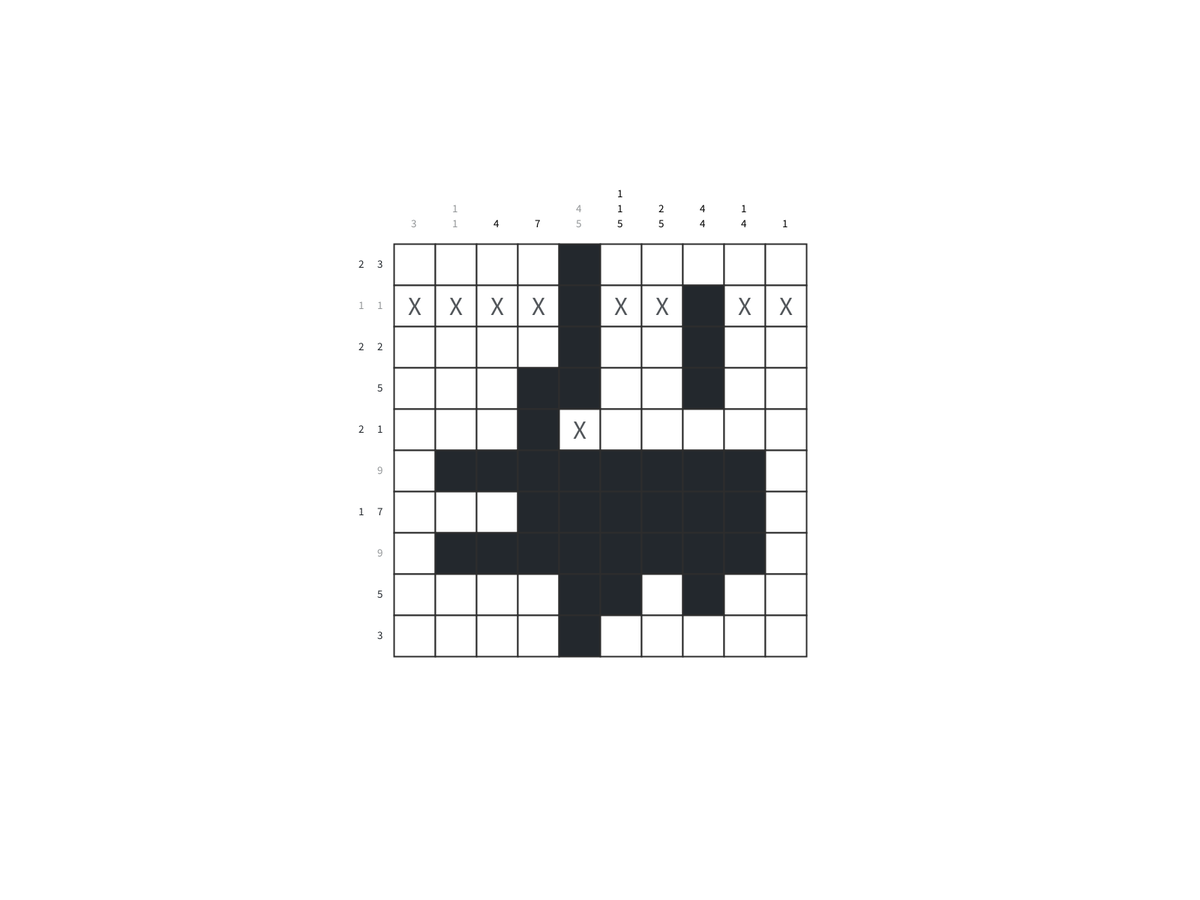
Frame 1 (no input)
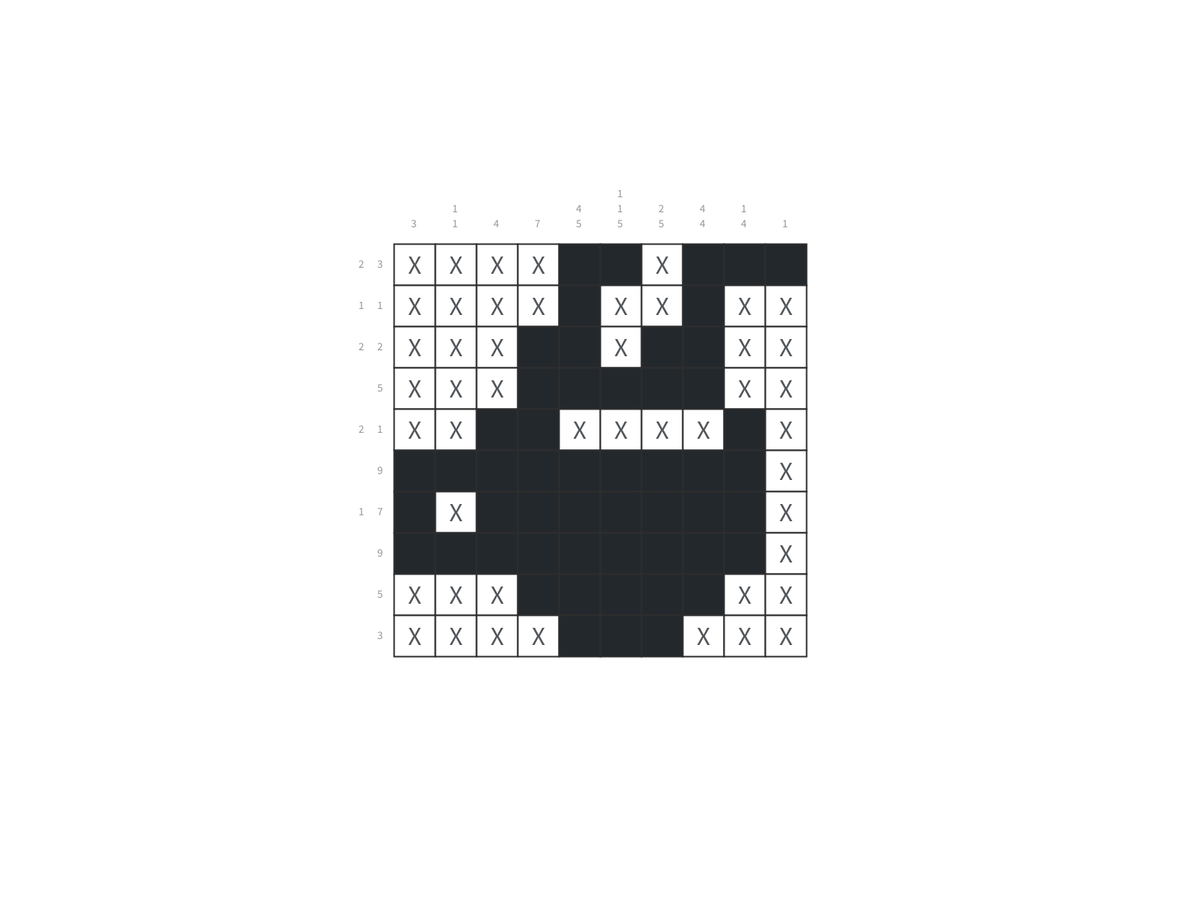
Frame 60 (the mouse pressed at the canvas centre just before this capture)
Frame 120 (the mouse held since frame 60 and released just before this capture): identical to frame 60, image omitted

The Processing sketch that drew these frames (run headless with seeded random() and noise(); from frame 60 on, the mouse is pressed at the canvas centre):

// Processing sketch: NonoAI
// ── NonoAI.pde
int gridSize = 10;
int cellSize = 550/gridSize;
color black = color(35,40,45);
boolean completed = false;
boolean isComplete[];
Matrix grid;

void setup() {
  fullScreen();
  textAlign(CENTER,CENTER);
  frameRate(400);
  gridSize = values.length/2;
  cellSize = 550/gridSize;
  grid = new Matrix();
  isComplete = new boolean[2*gridSize];
  F1();
  //F2();
}

void draw() {
  background(255);
  grid.show();
  AI();
  displayNumbers();
  completed = isFinished();
}

void displayNumbers() {
  float x = grid.cell[0][0].x + cellSize/2;
  float y = grid.cell[0][0].y - cellSize/2;
  fill(black);
  textSize(15);
  for(int i=0;i<values.length/2;i++) {
    for(int j=values[i].length-1;j>=0;j--) {
      if(isComplete[i]) fill(black,125);
      else fill(0);
      text(values[i][j],x,y);
      y -= 20;
    }
    y = grid.cell[0][0].y - cellSize/2;
    x += cellSize;
  }
  x = grid.cell[0][0].x - cellSize/3;
  y = grid.cell[0][0].y + cellSize/2;
  for(int i=values.length/2;i<values.length;i++) {
    for(int j=values[i].length-1;j>=0;j--) {
      if(isComplete[i]) fill(black,125);
      else fill(black);
      text(values[i][j],x,y);
      x -= 25;
    }
    x = grid.cell[0][0].x - cellSize/3;
    y += cellSize;
  }
}

boolean isFinished() {
  for(int i=0; i<isComplete.length; i++) {
    if(!isComplete[i]) {
      return false;
    }
  }
  return true;
}

// ── AI.pde
void AI() {
  if(!completed) {
    println("F1", frameCount);
    F1();
    println("F2", frameCount);
    F2();
    println("F3", frameCount);
    F3();
    println("F4", frameCount);
    F4();
  }
}

void function4(int index) {
  int count[] = count(index);
  println(index, count[0],findActualSum(index)-count[1]);
  if(count[0] == findActualSum(index)-count[1] && !isComplete[index]) {
    for(int i=0; i<gridSize; i++) {
      if(index < gridSize && grid.cell[i][index].state == 0)  
        grid.setState(i, index, 1);
      else if (index > gridSize && grid.cell[index%gridSize][i].state == 0)  
        grid.setState(index%gridSize, i, 1);
    }
  }
}

void function3(int index, int limits[]) {
  //printLimits(index, limits);
  int lLimit = limits[0];
  int uLimit = gridSize - limits[1];
  int lReduce = limits[2];
  int rReduce = limits[3];
  int lValue = 0;
  int rValue = 0;
  if(values[index].length > lReduce)
    lValue = values[index][lReduce]+lLimit;
  if(values[index].length - rReduce > 0)  
    rValue = values[index][values[index].length-(rReduce+1)]+uLimit;
  if(index < gridSize && !isComplete[index]) {
    for(int i=lLimit; i<(gridSize+1)/2; i++) {
      if(grid.cell[i][index].state == -1 && lValue > i) {
        for(int j=lLimit; j<i; j++) {
          grid.setState(j, index, -1);
        }
      }
    }
    for(int i=(gridSize-1)-uLimit; i>=(gridSize+1)/2; i--) {
      if(grid.cell[i][index].state == -1 && rValue > gridSize-i) {
        for(int j=(gridSize-1)-uLimit; j>i; j--) {
          grid.setState(j, index, -1);
        }
      }
    }
  } else {
    index = index%gridSize;
    for(int i=lLimit; i<(gridSize+1)/2; i++) {
      if(grid.cell[index][i].state == -1 && lValue > i) {
        for(int j=lLimit; j<i; j++) {
          grid.setState(index, j, -1);
        }
      }
    }
    for(int i=(gridSize-1)-uLimit; i>=(gridSize+1)/2; i--) {
      if(grid.cell[index][i].state == -1 && rValue > gridSize-i) {
        for(int j=(gridSize-1)-uLimit; j>i; j--) {
          grid.setState(index, j, -1);
        }
      }
    }
  }
}

void function2(int index, int limits[]) {
  printLimits(index, limits);
  int lLimit = limits[0];
  int uLimit = limits[1];
  int lReduce = limits[2];
  int rReduce = limits[3];
  int lValue = 0;
  int rValue = 0;
  if(values[index].length > lReduce && !isComplete[index])
    lValue = values[index][lReduce]+lLimit;
  if(values[index].length - rReduce > 0 && !isComplete[index])  
    rValue = values[index][values[index].length-(rReduce+1)] + (gridSize-uLimit);
  for(int i=lLimit; i<(gridSize+1)/2; i++) {
    if(index < gridSize && grid.cell[i][index].state == 1 && lValue > i+1) {
      for(int j=i+1; j<lValue; j++) {
        grid.setState(j, index, 1);
      }
      check();
      if(i == lLimit && grid.cell[i][index].state == 1 && !isComplete[index])
        grid.setState(lValue, index, -1);
    } else if(index >= gridSize && grid.cell[index%gridSize][i].state == 1 && lValue > i+1) {
      for (int j=i+1; j<lValue; j++) {
        grid.setState(index%gridSize, j, 1);
      }
      check();
      if(i == lLimit && grid.cell[index%gridSize][i].state == 1 && !isComplete[index]) 
        grid.setState(index%gridSize, lValue, -1);
    }
  }
  for(int i=(gridSize-1)-uLimit; i>(gridSize+1)/2; i--) {
    if(values[index].length - rReduce > 0) {
      if(index < gridSize && grid.cell[i][index].state == 1 && rValue > (gridSize-1)-i) {
        for(int j=i; j>gridSize-rValue; j--) {
          grid.setState(j,index,1);
        }
        check();
        if(i == (gridSize-1)-uLimit && grid.cell[i][index].state == 1 && !isComplete[index]) 
          grid.setState((gridSize-1)-rValue, index, -1);
      } else if(index >= gridSize && grid.cell[index%gridSize][i].state == 1 && rValue > (gridSize-1)-i) {
        for(int j=i; j>gridSize-rValue; j--) {
          grid.setState(index%gridSize, j, 1);
        }
        check();
        if(i == (gridSize-1)-uLimit && grid.cell[index%gridSize][i].state == 1 && !isComplete[index])
          grid.setState(index%gridSize, (gridSize-1)-rValue, -1);
      }
    }
  }
}

void function1(int index, int limits[]) {
  printLimits(index,limits);
  int lLimit = limits[0];
  int uLimit = limits[1];
  //if(uLimit == gridSize-1) uLimit--;
  int lReduce = limits[2];
  int rReduce = limits[3];
  int sum = limits[4];
  int size = uLimit - lLimit; 
  for (int i=lReduce; i<values[index].length-rReduce; i++) {
    int value = values[index][i];
    int bound = size-(sum-value);
    if (bound < value*2 && !isComplete[index]) {
      int padding = bound - value;
      int startPosition = lLimit;
      for (int j=lReduce; j<i; j++) {
        startPosition += values[index][j];
      }
      startPosition += padding + i-(lReduce+rReduce);
      int cellCount = bound - 2*padding;
      if (index<gridSize) {
        for (int k=startPosition; k<startPosition+cellCount; k++) {
          grid.setState(k, index, 1);
        }
        checkComplete(index, findActualSum(index));
      } else {
        for (int k=startPosition; k<startPosition+cellCount; k++) {
          grid.setState(index%gridSize, k, 1);
        }
        checkComplete(index, findActualSum(index));
      }
    }
  }
}

// ── Limits.pde
int[] getLimits(int index) {
  int state = 0;
  int sum = 0;
  int actualSum = 0;
  int lLimit = 0;
  int uLimit = gridSize;
  int leftReduceValue = 0;
  int rightReduceValue = 0;
  boolean reduceValue = false;
  for(int i=0; i<gridSize-1; i++) {
    if(index<gridSize)  
      state = grid.cell[i][index].state;
    else 
      state = grid.cell[index%gridSize][i].state;
    if(state == 1) {
      reduceValue = true;
    } else if(state == -1) {
      if(reduceValue) {
        leftReduceValue++;
        reduceValue = false;
      }
      lLimit = i+1;
    } else {
      reduceValue = false;
      break;
    }
  }
  for(int i=gridSize-1; i>0; i--) {
    if(index<gridSize)  
      state = grid.cell[i][index].state;
    else 
      state = grid.cell[index%gridSize][i].state;
    if(state == 1) {
      reduceValue = true;
    } else if(state == -1) {
      if(reduceValue) {
        rightReduceValue++;
        reduceValue = false;
      }
      uLimit = i;
    } else {
      reduceValue = false;
      break;
    }
  }
  sum = findSum(index, leftReduceValue, rightReduceValue, false);
  actualSum = findSum(index, leftReduceValue, rightReduceValue, true);
  int returnValue[] = {lLimit, uLimit, leftReduceValue, rightReduceValue, sum, actualSum};
  return returnValue;
}

// ── Matrix.pde
class Matrix {
  int startLocationX = width/2 - (cellSize*gridSize)/2;
  int startLocationY = height/2 - (cellSize*gridSize)/2;
  float x = startLocationX;
  float y = startLocationY;
  Cell cell[][];
  
  Matrix() {
    cell = new Cell[gridSize][gridSize];
    for(int i=0;i<cell.length;i++) {
      for(int j=0;j<cell[i].length;j++) {
        cell[i][j] = new Cell(x,y);
        x+=cellSize;
      }
      x = startLocationX;
      y+=cellSize;
    }
  }
  
  void setState(int i, int j, int state) {
    cell[i][j].state = state;
  }
  
  void show() {
    for(Cell[] r: cell) {
      for(Cell c: r) {
        c.show();
      }
    }
  }
}

class Cell {
  float x,y,s;
  int state = 0;
  
  Cell(float _x, float _y) {
    x = _x;
    y = _y;
    s = cellSize;
  }
  
  void show() {
    stroke(45);
    strokeWeight(2);
    if(state == -1) {
      fill(255);
      rect(x,y,s,s);
      fill(black,200);
      textSize(700/values.length);
      text("X",x+s/2,y+s/2);
    } else if(state == 1) {
      fill(black);
      rect(x,y,s,s);
    } else {
      fill(255);
      rect(x,y,s,s);
    }
  }
}

// ── Tools.pde
int findSum(int index,int lReduce, int rReduce, boolean actual) {
  int temp = 0;
  for(int i=lReduce; i<values[index].length-rReduce; i++) {
    temp += values[index][i];
  }
  if(actual)
    return temp;
  else
    return temp+values[index].length-(lReduce+rReduce)-1;
}

int findActualSum(int index) {
  int temp = 0;
  for(int i=0; i<values[index].length; i++) {
    temp += values[index][i];
  }
  return temp;
}

void checkComplete(int index, int sum) {
  if(count(index)[1] == sum) {
    for(int i=0; i<gridSize; i++) {
      if(index < gridSize && grid.cell[i][index].state == 0) grid.setState(i, index, -1);
      else if(index > gridSize && grid.cell[index%gridSize][i].state == 0) grid.setState(index%gridSize,i,-1);
    }
    isComplete[index] = true;
  }
}

int[] count(int index) {
  int count0 = 0;
  int count1 = 0;
  for(int i=0; i<gridSize; i++) {
    if(index < gridSize) {
      if(grid.cell[i][index].state == 0) count0++;
      else if(grid.cell[i][index].state == 1) count1++;
    } else {
      if(grid.cell[index%gridSize][i].state == 0) count0++;
      else if(grid.cell[index%gridSize][i].state == 1) count1++;
    }
  }
  int count[] = {count0, count1};
  return count;
}

void printLimits(int index, int limits[]) {
  print(index+" ");
  for(int i=0;i<limits.length;i++) {
    print(limits[i]+" ");
  }
  println();
}

void check() {
  for(int i=0; i<isComplete.length; i++) {
    checkComplete(i, findActualSum(i));
  }
}

void F1() {
  for (int index=0; index<2*gridSize; index++) {
    if(!isComplete[index]) {
      function1(index, getLimits(index));
      checkComplete(index,findActualSum(index));
    }
  }
}

void F2() {
  for (int index=0; index<2*gridSize; index++) {
    if(!isComplete[index]) {
      function2(index, getLimits(index));
      checkComplete(index,findActualSum(index));
    }
  }
}

void F3() {
  for (int index=0; index<2*gridSize; index++) {    
    if(!isComplete[index]) {
      function3(index, getLimits(index));
      checkComplete(index,findActualSum(index));
    }
  }
}

void F4() {
  for (int index=0; index<2*gridSize; index++) {    
    if(!isComplete[index]) {
      function4(index);
      checkComplete(index,findActualSum(index));
    }
  }
}

// ── zInput.pde
//int values[][] = { 
//   {10},{1,1,3},{2},{1,1,2},{2,1,1,1},{2,1,1,1},{1,1,2},{2},{1,3},{4,3},
//   {3,3},{1,6,1},{1,2,1},{1,1,1,1},{2},{1,2},{1},{2,4,2},{2,1,1,2},{2,2,2}
//};

int values[][] = {
  {3},{1,1},{4},{7},{4,5},{1,1,5},{2,5},{4,4},{1,4},{1},
  {2,3},{1,1},{2,2},{5},{2,1},{9},{1,7},{9},{5},{3}
};

//int values[][] = {
//  {3},{6},{7},{7,2},{7,2},{4,2},{5,2},{5,3},{1,5,1},{2,1},
//  {2,2},{1,2,2},{2,2,2,1},{10},{8},{6,1},{5,1},{2,2},{6},{8}
//};

//int values[][] = {
//  {6},{9},{10},{10},{2,6},{7},{5,3},{6,1},{4,2},{3},
//  {3,2},{5,4},{5,4},{4,5},{8},{9},{6,1},{6},{6},{6}
//};

//int values[][] = {
//  {1},{1},{1},{1},{1},{1},{1},{1},{1},{1},
//  {1},{10},{1},{1},{1},{1},{1},{1},{1},{1},
//};

//int values[][] = {
//  {3},{3,5,2},{5,1,6},{7,1,4},{6,2,3},{8,2},{3,4,1},{2,1,3,1,1},{2,1,3,2},{3,8},{4,8},{12},{8},{4},{2},
//  {2,3},{12},{12},{6,4},{4,2,4},{3,4},{7,4},{2,8},{2,9},{5,1,4},{2,3},{2,3},{3,1,2},{5,3},{9}
//};

//int values[][] = {
//  {5},{4},{4},{3,3},{1,5,3},{2,5,3},{3,5,3},{3,3,3},{3,1,4},{5,2,4},{3,1,2,5},{4,4,4},{4,3,4},{3,7,3},{5,1,4,3},{4,2,9},{1,3,5,5},{3,2,4,4},{3,2,4,3},{4,1,3,4},
//  {3},{5},{5,3},{8,1},{12},{7,1,4},{5,2},{3,3,1,3},{3,5},{11},{6,4},{3,1,2},{5,3},{5,2},{5,2},{1,3,1,3},{3,5,3,1},{20},{20},{20}
//};

//int values[][] = {
//  {2,1},{5},{5},{5},{2},
//  {3},{4},{4},{4},{5}
//};

//int values[][] = {
//  {2},{1,1},{1,1,1},{1,1},{1},
//  {1},{1,1},{1,1},{2,1},{1,1}
//};
